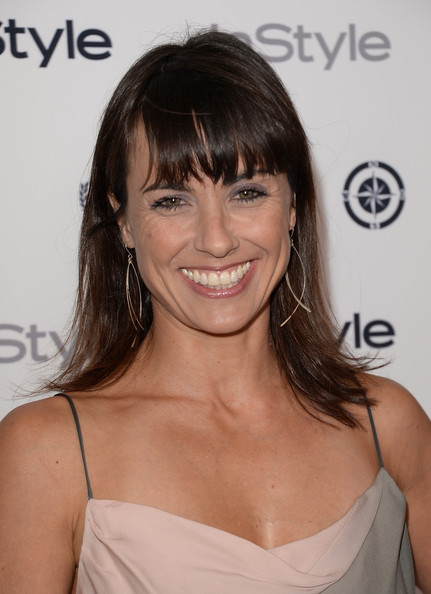
#> input picture 3.jpg, 431 x 594 px
$ python cannyEdgeDetectionNew.py 3.jpg 100 100
#> lines starting #> are read from the running program, lines starting #| are printed output that depends on the picture
import sys
import getopt
import cv2
import numpy as np
import math

if __name__ == "__main__":

    try:
        if len(sys.argv) < 4:
            print(
                "\n-----------------------------------------------------------------------------------------------------------------------\n"
                "This is a python implementation of the Canny Edge Detection. \n\n"
                "Usage given below:\n"
                "python cannyEdgeDetectorNew.py 'imageName' lowThreshold highThreshold\n\n"
                "All the arguements in this program are mandatory.\n"
                "Arguement List:\n"
                "imageName - Path of the image + name of the image (String data type)\n"
                "lowThreshold - Value of the low threshold for the doubleThresholding operation.(Integer data type)\n"
                "highThreshold - Value of the low threshold for the doubleThresholding operation.(Integer data type)\n\n"
                "Example : \n"
                "python3 cannyEdgeDetectionNew.py 3.jpg 20 50\n"
                "\n----------------------------------------------------------------------------------------------------------------------\n")
            exit(0)
        else:
            image_name = sys.argv[1]
            weak_threshold = int(sys.argv[2])
            strong_threshold = int(sys.argv[3])

        image = cv2.imread(image_name)
#> image is the input picture: shape (594, 431, 3); mean B, G, R 119.5, 129.8, 154.8

        # Convert to grayScale image.
        gray = cv2.cvtColor(image, cv2.COLOR_BGR2GRAY)
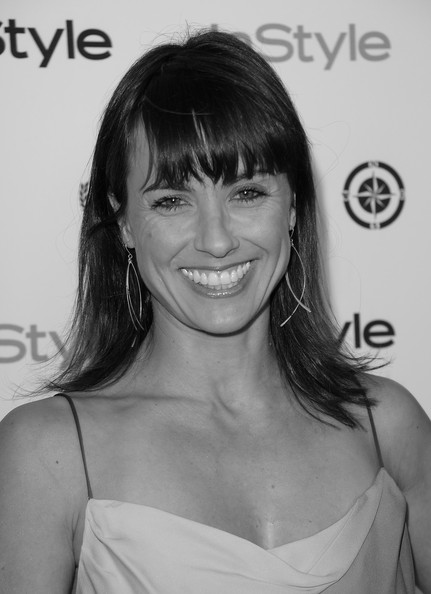
#> gray: shape (594, 431); min 0, max 245, mean 136.1

        # Initializing the values for the Gaussian Filter on the image
        # of size 3*3 in order to blur it.
        gaussianKernel = [[1, 2, 1], [2, 4, 2], [1, 2, 1]]

        # Dividing the value by 16 to manually provide the values for gaussian
        # filter.
        for i in range(0, 3):
          for j in range(0, 3):
            gaussianKernel[i][j] = gaussianKernel[i][j] / 16

        # Using shape function finding out the dimensions of the image.
        rows, cols = gray.shape
#> rows = 594; cols = 431

        # Creating a copy of the image
        blur = gray

        # Saving the gray image in the current folder.
        cv2.imwrite("gray.jpg", gray)

        # Convolving gray image with gaussianKernel.
        for i in range(1, rows - 1):
          for j in range(1, cols - 1):
            blur[i][j] = float(gray[i - 1][j - 1] * gaussianKernel[0][0] + \
                         gray[i - 1][j] * gaussianKernel[0][1] + \
                         gray[i - 1][j + 1] * gaussianKernel[0][2] + \
                         gray[i][j - 1] * gaussianKernel[1][0] + \
                         gray[i][j] * gaussianKernel[1][1] + \
                         gray[i][j + 1] * gaussianKernel[1][2] + \
                         gray[i + 1][j - 1] * gaussianKernel[2][0] + \
                         gray[i + 1][j] * gaussianKernel[2][1] + \
                         gray[i + 1][j + 1] * gaussianKernel[2][2]);

        # Saving the blur image in the current folder.
        cv2.imwrite("blur.jpg", blur)

        # All the operations now will be done on gray image.
        gray = blur

        # Initializing the values for the Sobel Filter on the image
        # of size 3*3 in order to blur it.
        sobelKernelX = [[1, 0, -1], [2, 0, -2], [1, 0, -1]]
        sobelKernelY = [[1, 2, 1], [0, 0, 0], [-1, -2, -1]]

        # Initializing the image in order to create the result.
        x = np.zeros((rows, cols), dtype=np.float64)
        y = np.zeros((rows, cols), dtype=np.float64)


        # Convolving gray image with sobelKernelX and sobelKernelY.
        for i in range(1, rows - 1):
          for j in range(1, cols - 1):
            x[i][j] = (gray[i - 1][j - 1] * sobelKernelX[0][0] + \
                         gray[i - 1][j] * sobelKernelX[0][1] + \
                         gray[i - 1][j + 1] * sobelKernelX[0][2] + \
                         gray[i][j - 1] * sobelKernelX[1][0] + \
                         gray[i][j] * sobelKernelX[1][1] + \
                         gray[i][j + 1] * sobelKernelX[1][2] + \
                         gray[i + 1][j - 1] * sobelKernelX[2][0] + \
                         gray[i + 1][j] * sobelKernelX[2][1] + \
                         gray[i + 1][j + 1] * sobelKernelX[2][2]);

            y[i][j] = (gray[i - 1][j - 1] * sobelKernelY[0][0] + \
                         gray[i - 1][j] * sobelKernelY[0][1] + \
                         gray[i - 1][j + 1] * sobelKernelY[0][2] + \
                         gray[i][j - 1] * sobelKernelY[1][0] + \
                         gray[i][j] * sobelKernelY[1][1] + \
                         gray[i][j + 1] * sobelKernelY[1][2] + \
                         gray[i + 1][j - 1] * sobelKernelY[2][0] + \
                         gray[i + 1][j] * sobelKernelY[2][1] + \
                         gray[i + 1][j + 1] * sobelKernelY[2][2]);
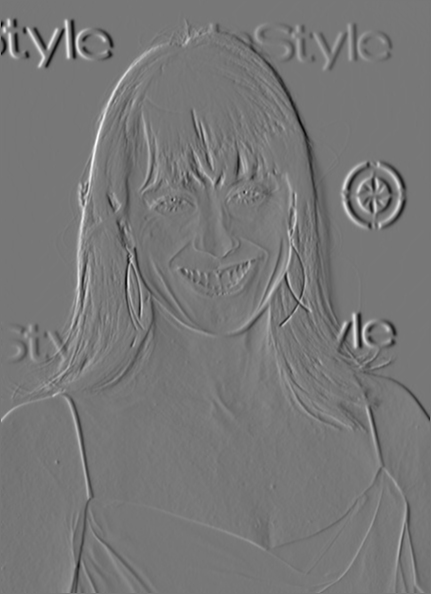
#> x: shape (594, 431) float64; min -430, max 485, mean 0; drawn with min black and max white
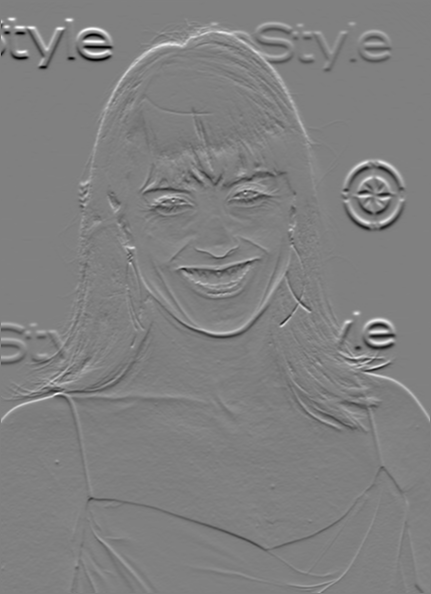
#> y: shape (594, 431) float64; min -443, max 439, mean 0.8; drawn with min black and max white

        # Saving the x and y image in the current folder.
        cv2.imwrite("x.jpg", x)
        cv2.imwrite("y.jpg", y)

        # Using addWeighted function in order to get the images with both
        # x and y components in the weighted form.
        image_xy = cv2.addWeighted(cv2.convertScaleAbs(x), 0.5, cv2.convertScaleAbs(y), 0.5, 0)

        # Creating an image for the gradient.
        theta = np.zeros((rows, cols), dtype=np.float64)

        # Finding the out the theta(angle of the edges) with the range 0 to 360 degree.
        # Image with both horizontal and vertical Sobel kernels applied.
        for i in range(1, rows - 1):
          for j in range(1, cols - 1):
              theta[i][j] = np.rad2deg(math.atan2(y[i][j], x[i][j]))
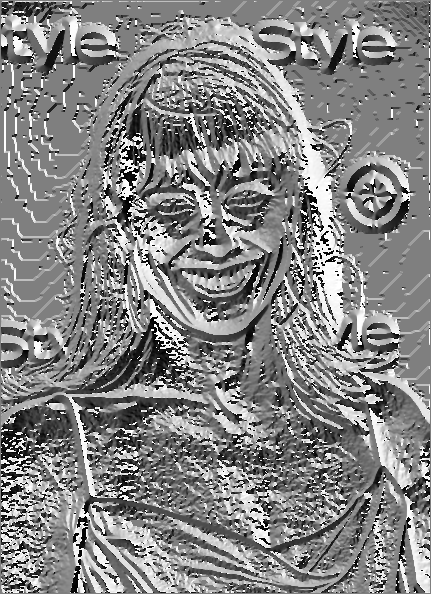
#> theta: shape (594, 431) float64; min -179.8, max 180, mean 6.9; drawn with min black and max white
              #print("theta ", theta[i][j])

        '''
            Non Maximum Suppression
        '''

        for i in range(0, rows-1):
                for j in range(0, cols-1):
                    try :
                        # Used to take the next component and the previous component,
                        # in order to compare with the current value.
                        # The initial value is stored as
                        nextComponent = 255
                        prevComponent = 255

                    # General direction along 0 degree
                        if (0 <= theta[i,j] < 22.5) or (157.5 <= theta[i,j] < 202.5)  or (337.5 <= theta[i,j] <= 360):
                            nextComponent = image_xy[i, j+1]
                            prevComponent = image_xy[i, j-1]

                        # General direction along 45 degree
                        elif (22.5 <= theta[i,j] < 67.5) or (202.5 <= theta[i,j] < 247.5):
                            nextComponent = image_xy[i+1, j-1]
                            prevComponent = image_xy[i-1, j+1]

                        # General direction along 90 degree
                        elif (67.5 <= theta[i,j] < 112.5) or ((247.5 <= theta[i,j] < 292.5)):
                            nextComponent = image_xy[i+1, j]
                            prevComponent = image_xy[i-1, j]

                        # General direction along 135 degree
                        elif (112.5 <= theta[i,j] < 157.5) or (292.5 <= theta[i,j] < 337.5):
                            nextComponent = image_xy[i-1, j-1]
                            nextComponent = image_xy[i+1, j+1]

                        # If the value of the current pixel is greater than prev pixel and the
                        # next pixel in the direction of the theta, then it will save the value
                        # otherwise it will store it as 0.
                        if (image_xy[i,j] < nextComponent) and (image_xy[i,j] < prevComponent):
                            image_xy[i,j] = 0

                    # If the theta read doesn't lies in the range of (0, 360) degree
                    except IndexError as e:
                        pass
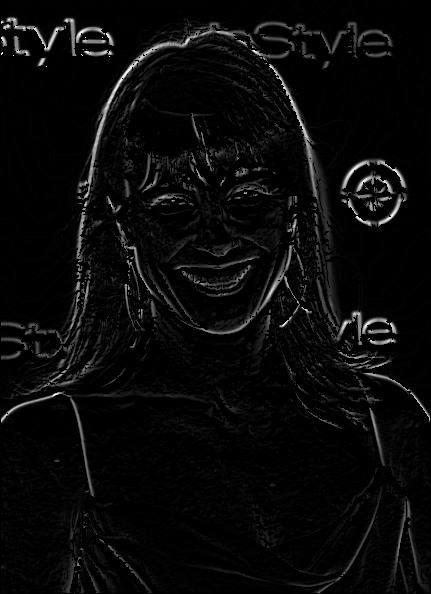
#> image_xy: shape (594, 431); min 0, max 255, mean 9.3

        '''
        Double Thresholding operation using 2 pixel intensity values(strong and weak).
        '''

        #cv2.imshow("lenna_Before", image_xy)
        #cv2.waitKey(5000)

        # Code snippet in order to see the histogram of the image.
        '''
        hist = cv2.calcHist([image_xy], [0], None, [256], [0, 256])
        plt.plot(hist, color='k')
        plt.xlim([0, 256])
        plt.show()
        cv2.waitKey(5000)
        '''

        # Creating a matrix of size rows*cols, same as the original image.
        resultant = np.zeros((rows, cols), dtype = np.float64)

        # Here, strong edges are denoted by 2, weak by 1 and rest are moved to 0.
        for i in range(0, rows-1):
                for j in range(0, cols-1):
                    if image_xy[i, j] < weak_threshold:
                        image_xy[i, j] = 0
                        resultant[i, j] = 0
                    elif image_xy[i, j] >= weak_threshold and image_xy[i, j] < strong_threshold:
                        resultant[i, j] = 1
                    elif image_xy[i, j] > strong_threshold:
                        resultant[i, j] = 2
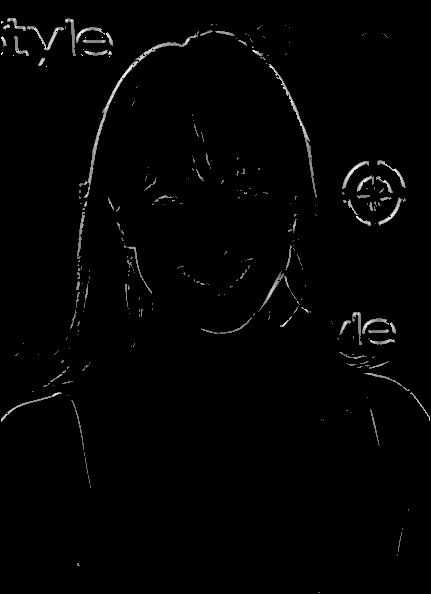
#> image_xy: shape (594, 431); min 0, max 255, mean 3.2
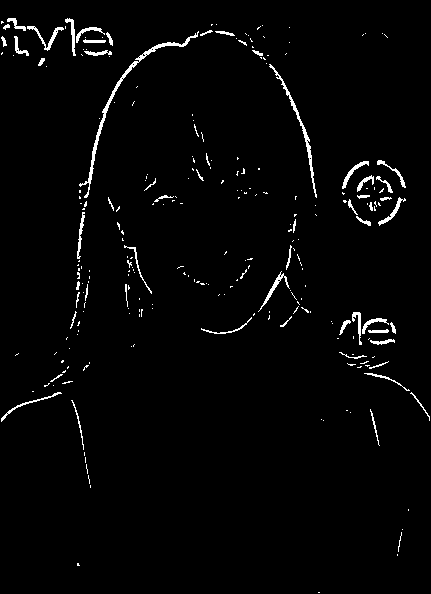
#> resultant: shape (594, 431) float64; values 0 (black) and 2 (white), 2.2% white in thin lines or dots

        '''
        Performing hysteresis in order to convert weak edges into strong edges where
        they are linked with a strong edge.
        '''
        for i in range(1, rows-1):
                for j in range(1, cols-1):
                    # If the current pixel is a weak edge.
                    if resultant[i, j] == 1:
                        # If any of the surrounding pixel is a strong edge, then
                        # the current pixel will also be considered as a strong edge.
                        if  (resultant[i-1, j-1] == 2) or (resultant[i-1, j] == 2) or (resultant[i-1, j+1] == 2) or \
                            (resultant[i, j-1] == 2) or (resultant[i-1, j+1] == 2) or \
                            (resultant[i+1, j-1] == 2) or (resultant[i+1, j] == 2) or (resultant[i+1, j+1] == 2):
                            image_xy[i, j] = image_xy[i, j]
                        else:
                            image_xy[i, j] = 0

        # Saving the image in the current folder.
        cv2.imwrite("output.jpg", image_xy)

        # Showing the Lenna image here.
        cv2.imshow("Canny Edge applied Image", image_xy)
        cv2.waitKey(5000)

    except getopt.error as err:
        print(str(err))
